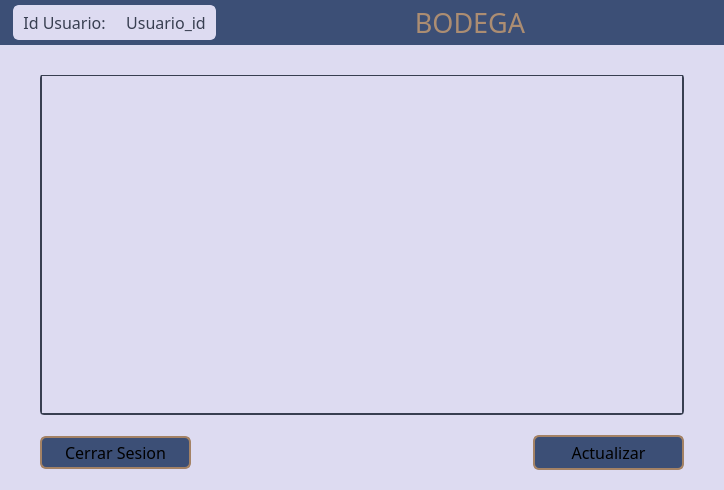
<?xml version="1.0" encoding="UTF-8"?>
<ui version="4.0">
 <class>StoreroomClass</class>
 <widget class="QWidget" name="StoreroomClass">
  <property name="geometry">
   <rect>
    <x>0</x>
    <y>0</y>
    <width>724</width>
    <height>490</height>
   </rect>
  </property>
  <property name="windowTitle">
   <string>Storeroom</string>
  </property>
  <property name="styleSheet">
   <string notr="true">background-color: #dddbf1;</string>
  </property>
  <layout class="QVBoxLayout" name="verticalLayout">
   <property name="spacing">
    <number>0</number>
   </property>
   <property name="leftMargin">
    <number>0</number>
   </property>
   <property name="topMargin">
    <number>0</number>
   </property>
   <property name="rightMargin">
    <number>0</number>
   </property>
   <property name="bottomMargin">
    <number>0</number>
   </property>
   <item>
    <widget class="QWidget" name="widget" native="true">
     <property name="sizePolicy">
      <sizepolicy hsizetype="Preferred" vsizetype="Fixed">
       <horstretch>0</horstretch>
       <verstretch>0</verstretch>
      </sizepolicy>
     </property>
     <property name="minimumSize">
      <size>
       <width>0</width>
       <height>41</height>
      </size>
     </property>
     <property name="styleSheet">
      <string notr="true">background-color: #3c4f76;
</string>
     </property>
     <layout class="QHBoxLayout" name="horizontalLayout">
      <property name="spacing">
       <number>0</number>
      </property>
      <property name="leftMargin">
       <number>0</number>
      </property>
      <property name="topMargin">
       <number>0</number>
      </property>
      <property name="rightMargin">
       <number>0</number>
      </property>
      <property name="bottomMargin">
       <number>0</number>
      </property>
      <item>
       <spacer name="horizontalSpacer">
        <property name="orientation">
         <enum>Qt::Orientation::Horizontal</enum>
        </property>
        <property name="sizeType">
         <enum>QSizePolicy::Policy::Fixed</enum>
        </property>
        <property name="sizeHint" stdset="0">
         <size>
          <width>13</width>
          <height>28</height>
         </size>
        </property>
       </spacer>
      </item>
      <item>
       <widget class="QLabel" name="label">
        <property name="sizePolicy">
         <sizepolicy hsizetype="Fixed" vsizetype="Fixed">
          <horstretch>0</horstretch>
          <verstretch>0</verstretch>
         </sizepolicy>
        </property>
        <property name="font">
         <font>
          <family>Rockwell</family>
          <pointsize>12</pointsize>
         </font>
        </property>
        <property name="styleSheet">
         <string notr="true">background-color: #dddbf1;
color: #383f51;

border: 2px solid #dddbf1;
border-top-left-radius: 6px;
border-bottom-left-radius: 6px;
border-top-right-radius: 0px;
border-bottom-right-radius: 0px;

padding: 4px 8px;</string>
        </property>
        <property name="text">
         <string>Id Usuario:</string>
        </property>
        <property name="alignment">
         <set>Qt::AlignmentFlag::AlignCenter</set>
        </property>
       </widget>
      </item>
      <item>
       <widget class="QLabel" name="label_2">
        <property name="sizePolicy">
         <sizepolicy hsizetype="Fixed" vsizetype="Fixed">
          <horstretch>0</horstretch>
          <verstretch>0</verstretch>
         </sizepolicy>
        </property>
        <property name="font">
         <font>
          <family>Rockwell</family>
          <pointsize>12</pointsize>
         </font>
        </property>
        <property name="styleSheet">
         <string notr="true">background-color: #dddbf1;
color: #383f51;

border: 2px solid #dddbf1;
border-top-left-radius: 0px;
border-bottom-left-radius: 0px;
border-top-right-radius: 6px;
border-bottom-right-radius: 6px;

padding: 4px 8px;</string>
        </property>
        <property name="text">
         <string>Usuario_id</string>
        </property>
        <property name="alignment">
         <set>Qt::AlignmentFlag::AlignCenter</set>
        </property>
       </widget>
      </item>
      <item>
       <spacer name="horizontalSpacer_3">
        <property name="orientation">
         <enum>Qt::Orientation::Horizontal</enum>
        </property>
        <property name="sizeHint" stdset="0">
         <size>
          <width>147</width>
          <height>20</height>
         </size>
        </property>
       </spacer>
      </item>
      <item>
       <widget class="QLabel" name="label_4">
        <property name="font">
         <font>
          <family>Rockwell</family>
          <pointsize>20</pointsize>
          <bold>false</bold>
         </font>
        </property>
        <property name="styleSheet">
         <string notr="true">color: #AC8D72;

padding: 4px 8px;</string>
        </property>
        <property name="text">
         <string>BODEGA</string>
        </property>
        <property name="alignment">
         <set>Qt::AlignmentFlag::AlignCenter</set>
        </property>
       </widget>
      </item>
      <item>
       <spacer name="horizontalSpacer_2">
        <property name="orientation">
         <enum>Qt::Orientation::Horizontal</enum>
        </property>
        <property name="sizeType">
         <enum>QSizePolicy::Policy::Expanding</enum>
        </property>
        <property name="sizeHint" stdset="0">
         <size>
          <width>17</width>
          <height>20</height>
         </size>
        </property>
       </spacer>
      </item>
     </layout>
    </widget>
   </item>
   <item>
    <layout class="QHBoxLayout" name="horizontalLayout_2">
     <property name="spacing">
      <number>0</number>
     </property>
     <item>
      <widget class="QWidget" name="main_island" native="true">
       <property name="sizePolicy">
        <sizepolicy hsizetype="Preferred" vsizetype="Preferred">
         <horstretch>0</horstretch>
         <verstretch>0</verstretch>
        </sizepolicy>
       </property>
       <property name="minimumSize">
        <size>
         <width>491</width>
         <height>381</height>
        </size>
       </property>
       <property name="styleSheet">
        <string notr="true">background-color: #dddbf1;</string>
       </property>
       <layout class="QVBoxLayout" name="verticalLayout_3">
        <property name="spacing">
         <number>0</number>
        </property>
        <property name="leftMargin">
         <number>0</number>
        </property>
        <property name="topMargin">
         <number>0</number>
        </property>
        <property name="rightMargin">
         <number>0</number>
        </property>
        <property name="bottomMargin">
         <number>0</number>
        </property>
        <item>
         <spacer name="verticalSpacer_5">
          <property name="orientation">
           <enum>Qt::Orientation::Vertical</enum>
          </property>
          <property name="sizeType">
           <enum>QSizePolicy::Policy::Fixed</enum>
          </property>
          <property name="sizeHint" stdset="0">
           <size>
            <width>20</width>
            <height>30</height>
           </size>
          </property>
         </spacer>
        </item>
        <item>
         <layout class="QHBoxLayout" name="horizontalLayout_7">
          <property name="spacing">
           <number>0</number>
          </property>
          <item>
           <spacer name="horizontalSpacer_14">
            <property name="orientation">
             <enum>Qt::Orientation::Horizontal</enum>
            </property>
            <property name="sizeType">
             <enum>QSizePolicy::Policy::Fixed</enum>
            </property>
            <property name="sizeHint" stdset="0">
             <size>
              <width>40</width>
              <height>20</height>
             </size>
            </property>
           </spacer>
          </item>
          <item>
           <widget class="QTabWidget" name="stockTab">
            <property name="styleSheet">
             <string notr="true">/* ===== QTabWidget :: PANE ===== */
QTabWidget::pane {
    border: 2px solid #383F51;
    border-radius: 4px;
    background-color: #DDDBF1;
    top: -1px;
}

/* ===== QTabBar :: TAB BASE ===== */
QTabBar::tab {
    background: #c2c0d4;
    color: #383F51;
    border: 2px solid #383F51;
    border-bottom: none;
    border-top-left-radius: 10px;
    border-top-right-radius: 10px;
    padding: 10px 24px;
    margin-right: 3px;
    font-weight: bold;
    font-size: 13px;
}

/* ===== HOVER ===== */
QTabBar::tab:hover {
    background: #DDDBF1;
    color: #2f3544;
}

/* ===== SELECTED ===== */
QTabBar::tab:selected {
    background: #3E527A;
    color: #DDDBF1;
    border: 2px solid #383F51;
    border-bottom: 2px solid #3E527A;
    margin-bottom: -2px;
}

/* ===== DISABLED ===== */
QTabBar::tab:disabled {
    background: #c2c0d4;
    color: #928072;
    border-color: #928072;
}

/* ===== SCROLL BUTTONS ===== */
QTabBar QToolButton {
    background: #c2c0d4;
    border: 1px solid #383F51;
    border-radius: 4px;
    color: #383F51;
}

QTabBar QToolButton:hover {
    background: #DDDBF1;
}

/* ===== ALIGNMENT ===== */
QTabWidget::tab-bar {
    left: 12px;
    alignment: left;
}</string>
            </property>
            <property name="currentIndex">
             <number>-1</number>
            </property>
           </widget>
          </item>
          <item>
           <spacer name="horizontalSpacer_15">
            <property name="orientation">
             <enum>Qt::Orientation::Horizontal</enum>
            </property>
            <property name="sizeType">
             <enum>QSizePolicy::Policy::Fixed</enum>
            </property>
            <property name="sizeHint" stdset="0">
             <size>
              <width>40</width>
              <height>20</height>
             </size>
            </property>
           </spacer>
          </item>
         </layout>
        </item>
        <item>
         <spacer name="verticalSpacer_6">
          <property name="orientation">
           <enum>Qt::Orientation::Vertical</enum>
          </property>
          <property name="sizeType">
           <enum>QSizePolicy::Policy::Fixed</enum>
          </property>
          <property name="sizeHint" stdset="0">
           <size>
            <width>20</width>
            <height>20</height>
           </size>
          </property>
         </spacer>
        </item>
        <item>
         <layout class="QHBoxLayout" name="horizontalLayout_5">
          <property name="spacing">
           <number>0</number>
          </property>
          <item>
           <spacer name="horizontalSpacer_12">
            <property name="orientation">
             <enum>Qt::Orientation::Horizontal</enum>
            </property>
            <property name="sizeType">
             <enum>QSizePolicy::Policy::Fixed</enum>
            </property>
            <property name="sizeHint" stdset="0">
             <size>
              <width>40</width>
              <height>20</height>
             </size>
            </property>
           </spacer>
          </item>
          <item>
           <widget class="QPushButton" name="endSession">
            <property name="sizePolicy">
             <sizepolicy hsizetype="Fixed" vsizetype="Fixed">
              <horstretch>0</horstretch>
              <verstretch>0</verstretch>
             </sizepolicy>
            </property>
            <property name="minimumSize">
             <size>
              <width>151</width>
              <height>31</height>
             </size>
            </property>
            <property name="maximumSize">
             <size>
              <width>151</width>
              <height>33</height>
             </size>
            </property>
            <property name="font">
             <font>
              <family>Rockwell</family>
              <pointsize>12</pointsize>
              <bold>false</bold>
             </font>
            </property>
            <property name="styleSheet">
             <string notr="true">QPushButton {
    background-color: #3c4f76;
    border: 2px solid #A48265;
    border-radius: 6px;
    padding: 4px 8px;
}

QPushButton:hover {
    background-color: #4f6699;
    border: 2px solid #B4977E;
}

QPushButton:pressed {
    background-color: #2a3a5c;
    border: 2px solid #b89895;
}</string>
            </property>
            <property name="text">
             <string>Cerrar Sesion</string>
            </property>
           </widget>
          </item>
          <item>
           <spacer name="horizontalSpacer_9">
            <property name="orientation">
             <enum>Qt::Orientation::Horizontal</enum>
            </property>
            <property name="sizeHint" stdset="0">
             <size>
              <width>40</width>
              <height>20</height>
             </size>
            </property>
           </spacer>
          </item>
          <item>
           <widget class="QPushButton" name="updateButton">
            <property name="minimumSize">
             <size>
              <width>151</width>
              <height>31</height>
             </size>
            </property>
            <property name="font">
             <font>
              <family>Rockwell</family>
              <pointsize>12</pointsize>
             </font>
            </property>
            <property name="styleSheet">
             <string notr="true">QPushButton {
    background-color: #3c4f76;
    border: 2px solid #A48265;
    border-radius: 6px;
    padding: 4px 8px;
}

QPushButton:hover {
    background-color: #4f6699;
    border: 2px solid #B4977E;
}

QPushButton:pressed {
    background-color: #2a3a5c;
    border: 2px solid #b89895;
}</string>
            </property>
            <property name="text">
             <string>Actualizar</string>
            </property>
           </widget>
          </item>
          <item>
           <spacer name="horizontalSpacer_11">
            <property name="orientation">
             <enum>Qt::Orientation::Horizontal</enum>
            </property>
            <property name="sizeType">
             <enum>QSizePolicy::Policy::Fixed</enum>
            </property>
            <property name="sizeHint" stdset="0">
             <size>
              <width>40</width>
              <height>20</height>
             </size>
            </property>
           </spacer>
          </item>
         </layout>
        </item>
        <item>
         <spacer name="verticalSpacer_7">
          <property name="orientation">
           <enum>Qt::Orientation::Vertical</enum>
          </property>
          <property name="sizeType">
           <enum>QSizePolicy::Policy::Fixed</enum>
          </property>
          <property name="sizeHint" stdset="0">
           <size>
            <width>20</width>
            <height>20</height>
           </size>
          </property>
         </spacer>
        </item>
       </layout>
      </widget>
     </item>
    </layout>
   </item>
  </layout>
 </widget>
 <layoutdefault spacing="6" margin="11"/>
 <resources/>
 <connections/>
</ui>
